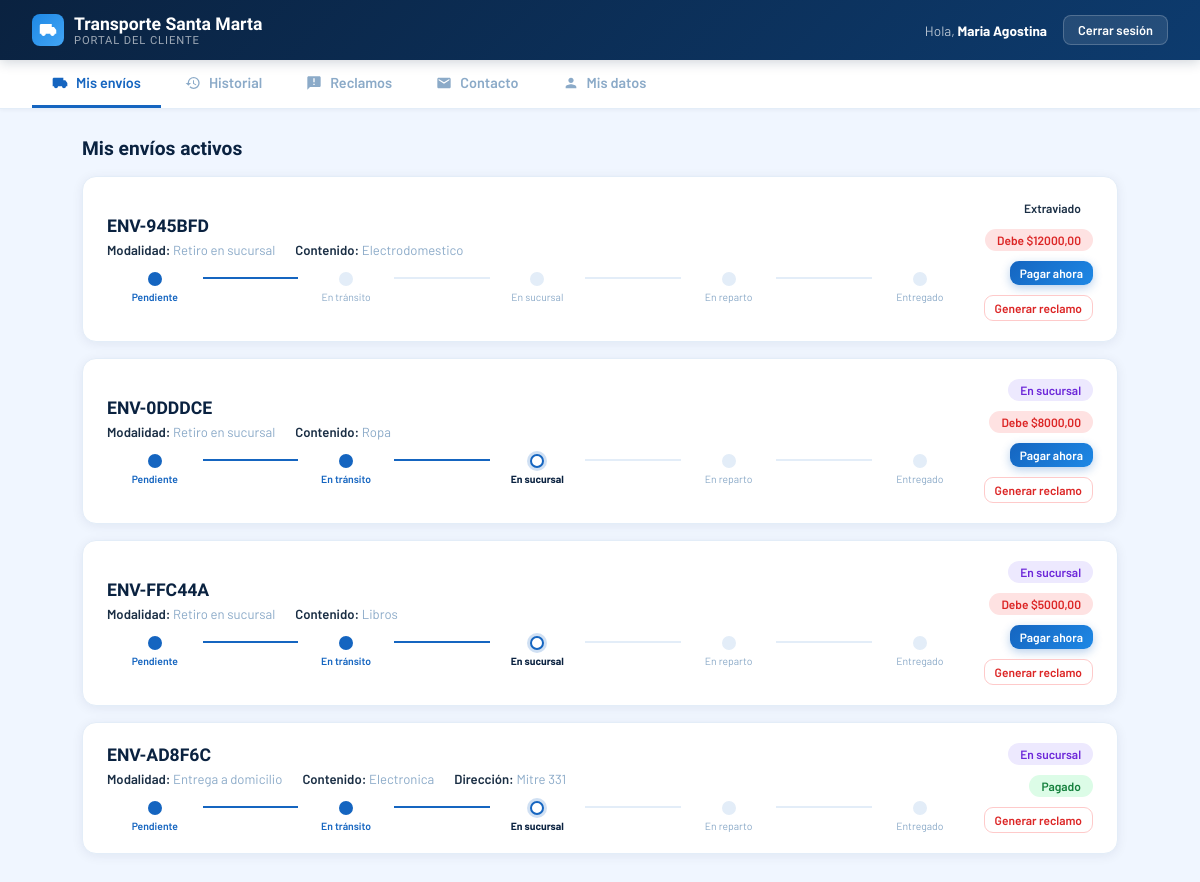
The app's page /cliente/dashboard/ (signed in), older data.
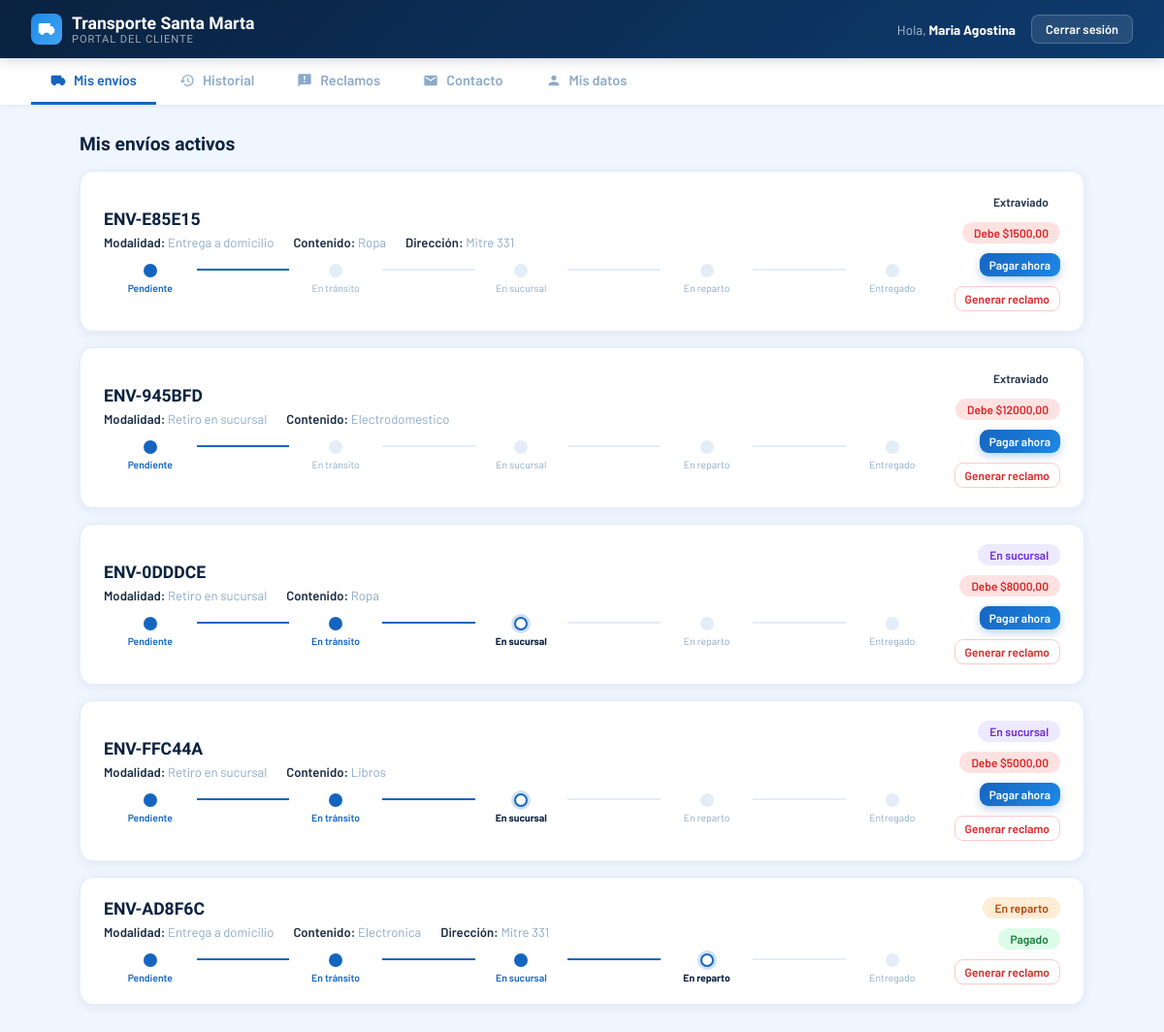
The same page, newer data.
### core/models.py (models this page shows, shortened)
class Envio(models.Model):
    ESTADO_CHOICES = [
        ('pendiente', 'Pendiente'),
        ('en_transito', 'En tránsito'),
        ('en_sucursal', 'En sucursal'),
        ('en_reparto', 'En reparto'),
        ('entregado', 'Entregado'),
        ('cancelado', 'Cancelado'),
        ('devuelto', 'Devuelto'),
        ('retenido', 'Retenido'),
        ('extraviado', 'Extraviado'),
    ]
    MODALIDAD_CHOICES = [
        ('domicilio', 'Entrega a domicilio'),
        ('sucursal', 'Retiro en sucursal'),
    ]
    ZONA_CHOICES = [
        ('norte', 'Norte'),
        ('sur', 'Sur'),
        ('este', 'Este'),
        ('oeste', 'Oeste'),
    ]
    codigo = models.CharField(max_length=20, unique=True, editable=False)
    destinatario = models.ForeignKey(Usuario, on_delete=models.PROTECT, related_name='envios')
    despacho = models.ForeignKey(Despacho, on_delete=models.SET_NULL, null=True, blank=True, related_name='envios')
    contenido = models.CharField(max_length=200)
    precio = models.DecimalField(max_digits=10, decimal_places=2)
    estado = models.CharField(max_length=20, choices=ESTADO_CHOICES, default='pendiente')
    modalidad = models.CharField(max_length=20, choices=MODALIDAD_CHOICES)
    direccion_entrega = models.CharField(max_length=200, blank=True)
    zona = models.CharField(max_length=10, choices=ZONA_CHOICES, blank=True)
    fecha_registro = models.DateTimeField(auto_now_add=True)
    fecha_actualizacion = models.DateTimeField(auto_now=True)
    fecha_recepcion = models.DateTimeField(null=True, blank=True)
    fecha_entrega = models.DateTimeField(null=True, blank=True)
    entregado_por = models.ForeignKey(
        Usuario, on_delete=models.SET_NULL, null=True, blank=True, related_name='entregas_realizadas'
    )
    lat = models.FloatField(null=True, blank=True)
    lon = models.FloatField(null=True, blank=True)
    notificado_demora = models.BooleanField(default=False)
    intentos_entrega = models.PositiveSmallIntegerField(default=0)
    ESTADOS_ACTIVOS = ['pendiente', 'en_transito', 'en_sucursal', 'en_reparto']
    UMBRAL_DEMORA_DIAS = 2
    MAX_INTENTOS_ENTREGA = 2
    @property
    def monto_pagado(self):
        return self.pagos.filter(anulado=False).aggregate(total=models.Sum('monto'))['total'] or 0
    @property
    def esta_pagado(self):
        return self.monto_pagado >= self.precio
    @property
    def saldo_pendiente(self):
        return max(self.precio - self.monto_pagado, 0)

### cliente/views.py (the view)
# urls.py: path('dashboard/', views.dashboard_view, name='admin_dashboard'),
@login_required
def dashboard_view(request):
    if request.user.rol != 'cliente':
        return redirect('inicio')
    return _render_dashboard(request)

### cliente/views.py (called while the page is built)
def _render_dashboard(request, **extra):
    envios = Envio.objects.filter(destinatario=request.user).order_by('-fecha_registro')
    contexto = {'envios': envios}
    contexto.update(extra)
    return render(request, 'cliente/dashboard.html', contexto)

### cliente/templates/cliente/dashboard.html (shortened to what the changed rows need)
<!DOCTYPE html>
<html lang="es">
<head>
</head>
<body>
<div class="content">
  <div id="tab-mis-envios">
    {% for envio in envios %}
      {% if envio.estado != 'entregado' and envio.estado != 'cancelado' %}
      <div class="envio-card">
        <div>
          <div class="envio-codigo">{{ envio.codigo }}</div>
          <div class="envio-info">
            <div class="envio-detail"><strong>Modalidad:</strong> {{ envio.get_modalidad_display }}</div>
            <div class="envio-detail"><strong>Contenido:</strong> {{ envio.contenido }}</div>
            {% if envio.direccion_entrega %}<div class="envio-detail"><strong>Dirección:</strong> {{ envio.direccion_entrega }}</div>{% endif %}
          </div>
          <div class="progress-bar" style="margin-top:14px;">
            <div class="step">
              <div class="step-dot {% if envio.estado == 'pendiente' %}current{% else %}done{% endif %}"></div>
              <div class="step-label {% if envio.estado == 'pendiente' %}current{% elif envio.estado != 'pendiente' %}done{% endif %}">Pendiente</div>
            </div>
            <div class="step-line {% if envio.estado != 'pendiente' %}done{% endif %}"></div>
            <div class="step">
              <div class="step-dot {% if envio.estado == 'en_transito' %}current{% elif envio.estado in 'en_sucursal,en_reparto,entregado' %}done{% endif %}"></div>
              <div class="step-label {% if envio.estado == 'en_transito' %}current{% elif envio.estado in 'en_sucursal,en_reparto,entregado' %}done{% endif %}">En tránsito</div>
            </div>
            <div class="step-line {% if envio.estado == 'en_sucursal' or envio.estado == 'en_reparto' or envio.estado == 'entregado' %}done{% endif %}"></div>
            <div class="step">
              <div class="step-dot {% if envio.estado == 'en_sucursal' %}current{% elif envio.estado == 'en_reparto' or envio.estado == 'entregado' %}done{% endif %}"></div>
              <div class="step-label {% if envio.estado == 'en_sucursal' %}current{% elif envio.estado == 'en_reparto' or envio.estado == 'entregado' %}done{% endif %}">En sucursal</div>
            </div>
            <div class="step-line {% if envio.estado == 'en_reparto' or envio.estado == 'entregado' %}done{% endif %}"></div>
            <div class="step">
              <div class="step-dot {% if envio.estado == 'en_reparto' %}current{% elif envio.estado == 'entregado' %}done{% endif %}"></div>
              <div class="step-label {% if envio.estado == 'en_reparto' %}current{% elif envio.estado == 'entregado' %}done{% endif %}">En reparto</div>
            </div>
            <div class="step-line {% if envio.estado == 'entregado' %}done{% endif %}"></div>
            <div class="step">
              <div class="step-dot {% if envio.estado == 'entregado' %}done{% endif %}"></div>
              <div class="step-label {% if envio.estado == 'entregado' %}done{% endif %}">Entregado</div>
            </div>
          </div>
        </div>
        <div class="envio-actions">
          <span class="badge badge-{{ envio.estado }}">{{ envio.get_estado_display }}</span>
          {% if envio.esta_pagado %}
          <span class="badge" style="background:#dcfce7;color:#15803d;">Pagado</span>
          {% else %}
          <span class="badge" style="background:#fee2e2;color:#dc2626;">Debe ${{ envio.saldo_pendiente }}</span>
          <button class="btn btn-primary" style="font-size:.75rem;padding:5px 10px;" onclick="abrirPago('{{ envio.id }}', '{{ envio.codigo }}', '{{ envio.saldo_pendiente }}')">Pagar ahora</button>
          {% endif %}
          <button class="btn btn-danger" style="font-size:.75rem;padding:5px 10px;" onclick="abrirReclamo('{{ envio.id }}', '{{ envio.codigo }}')">Generar reclamo</button>
        </div>
      </div>
      {% endif %}
    {% empty %}
      <div class="empty-state">
        <svg viewBox="0 0 24 24" fill="currentColor"><path d="M20 8h-3V4H3c-1.1 0-2 .9-2 2v11h2c0 1.66 1.34 3 3 3s3-1.34 3-3h6c0 1.66 1.34 3 3 3s3-1.34 3-3h2v-5l-3-4z"/></svg>
        <p>No tenés envíos activos en este momento.</p>
      </div>
    {% endfor %}
  </div>
</div>
</body>
</html>

Row changes from the older to the newer data that the page shows:
added Envio: codigo "ENV-E85E15", modalidad "Entrega a domicilio", contenido "Ropa", direccion_entrega "Mitre 331", estado "Extraviado", saldo_pendiente "1500,00"
changed Envio "ENV-AD8F6C": estado "En sucursal" → "En reparto"
